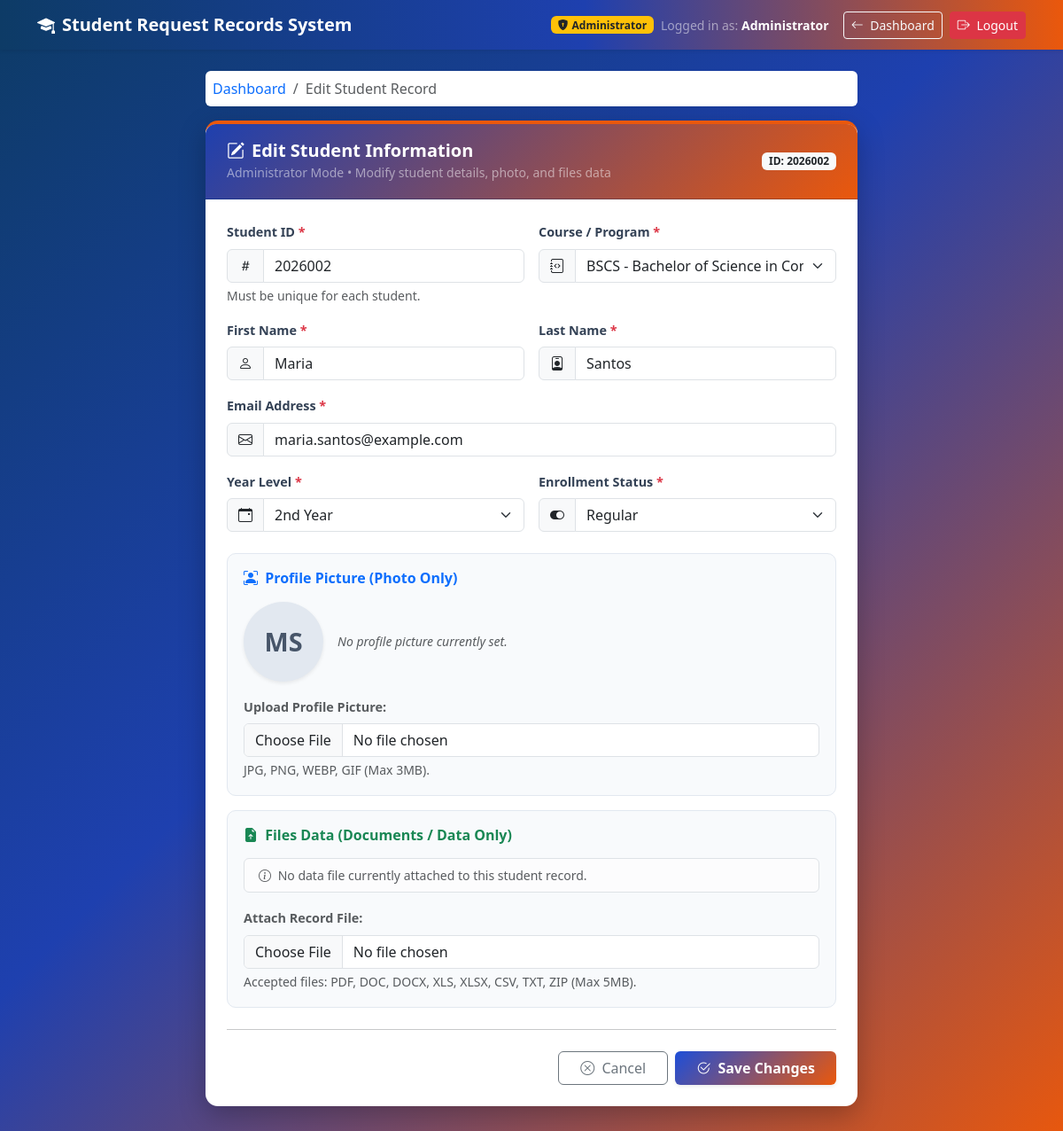
/edit_student.php?id=2 (signed in), run on the app's committed database.
### tables this page shows
CREATE TABLE `students` (
  `id` INT(11) NOT NULL AUTO_INCREMENT,
  `user_id` INT(11) DEFAULT NULL,
  `student_id` VARCHAR(50) NOT NULL UNIQUE,
  `first_name` VARCHAR(100) NOT NULL,
  `last_name` VARCHAR(100) NOT NULL,
  `email` VARCHAR(150) NOT NULL,
  `course` VARCHAR(100) NOT NULL,
  `year_level` INT(11) NOT NULL,
  `status` VARCHAR(50) NOT NULL DEFAULT 'Regular',
  `profile_picture` VARCHAR(255) DEFAULT NULL,
  `record_file` VARCHAR(255) DEFAULT NULL,
  `created_at` TIMESTAMP NOT NULL DEFAULT CURRENT_TIMESTAMP,
  `updated_at` TIMESTAMP NOT NULL DEFAULT CURRENT_TIMESTAMP ON UPDATE CURRENT_TIMESTAMP,
  PRIMARY KEY (`id`)
);

### edit_student.php (the view, shortened to what the rows shown need)
<?php
require_once 'db_connection.php';
$student_id_val      = "";
$first_name_val      = "";
$last_name_val       = "";
$email_val           = "";
$course_val          = "";
$year_level_val      = 1;
$status_val          = "Regular";
$profile_picture_val = null;
$id_param = intval($_GET['id'] ?? ($_POST['id'] ?? 0));
if ($id_param > 0) {
    $fetchSql = "SELECT * FROM students WHERE id = ?";
    $fetchStmt = $conn->prepare($fetchSql);
    $fetchStmt->bind_param("i", $id_param);
    $fetchStmt->execute();
    $result = $fetchStmt->get_result();
    if ($result && $result->num_rows === 1) {
        $student = $result->fetch_assoc();
        $student_id_val      = $student['student_id'];
        $first_name_val      = $student['first_name'];
        $last_name_val       = $student['last_name'];
        $email_val           = $student['email'];
        $course_val          = $student['course'];
        $year_level_val      = $student['year_level'];
        $status_val          = $student['status'];
        $profile_picture_val = $student['profile_picture'] ?? null;
    } else {
        $_SESSION['error'] = "Student record not found.";
        header("Location: dashboard.php");
        exit();
    }
} else {
    $_SESSION['error'] = "Invalid student record ID.";
    header("Location: dashboard.php");
    exit();
}
?>
<!DOCTYPE html>
<html lang="en">
<head>
    <link href="https://cdn.jsdelivr.net/npm/bootstrap@5.3.0/dist/css/bootstrap.min.css" rel="stylesheet">
    <link href="https://cdn.jsdelivr.net/npm/bootstrap-icons@1.11.1/font/bootstrap-icons.css" rel="stylesheet">
</head>
<body>
<div class="container pb-5">
    <div class="row justify-content-center">
        <div class="col-lg-8 col-md-10">
            <div class="card card-custom">
                <div class="card-header card-header-custom d-flex align-items-center justify-content-between">
                    <div>
                        <h5 class="mb-0 fw-bold">
                        </h5>
                        <small class="text-white-50">Administrator Mode &bull; Modify student details, photo, and files data</small>
                    </div>
                    <span class="badge bg-light text-dark">ID: <?= htmlspecialchars($student_id_val); ?></span>
                </div>
                <div class="card-body p-4">
                    <form method="POST" action="edit_student.php" enctype="multipart/form-data">
                        <div class="row g-3">
                            <div class="col-md-6">
                                <div class="input-group">
                                    <span class="input-group-text"><i class="bi bi-hash"></i></span>
                                    <input type="text" class="form-control" id="student_id" name="student_id"
                                           value="<?= htmlspecialchars($student_id_val); ?>" required>
                                </div>
                            </div>
                            <div class="col-md-6">
                                <div class="input-group">
                                    <span class="input-group-text"><i class="bi bi-journal-code"></i></span>
                                    <select class="form-select" id="course" name="course" required>
                                        <option value="BSCS" <?= ($course_val === 'BSCS') ? 'selected' : ''; ?>>BSCS - Bachelor of Science in Computer Science</option>
                                    </select>
                                </div>
                            </div>
                            <div class="col-md-6">
                                <div class="input-group">
                                    <span class="input-group-text"><i class="bi bi-person"></i></span>
                                    <input type="text" class="form-control" id="first_name" name="first_name"
                                           value="<?= htmlspecialchars($first_name_val); ?>" required>
                                </div>
                            </div>
                            <div class="col-md-6">
                                <div class="input-group">
                                    <span class="input-group-text"><i class="bi bi-person-badge"></i></span>
                                    <input type="text" class="form-control" id="last_name" name="last_name"
                                           value="<?= htmlspecialchars($last_name_val); ?>" required>
                                </div>
                            </div>
                            <div class="col-md-12">
                                <div class="input-group">
                                    <span class="input-group-text"><i class="bi bi-envelope"></i></span>
                                    <input type="email" class="form-control" id="email" name="email"
                                           value="<?= htmlspecialchars($email_val); ?>" required>
                                </div>
                            </div>
                            <div class="col-md-6">
                                <div class="input-group">
                                    <span class="input-group-text"><i class="bi bi-calendar-event"></i></span>
                                    <select class="form-select" id="year_level" name="year_level" required>
                                        <option value="2" <?= ($year_level_val == 2) ? 'selected' : ''; ?>>2nd Year</option>
                                    </select>
                                </div>
                            </div>
                            <div class="col-md-6">
                                <div class="input-group">
                                    <span class="input-group-text"><i class="bi bi-toggle-on"></i></span>
                                    <select class="form-select" id="status" name="status" required>
                                        <option value="Regular" <?= ($status_val === 'Regular') ? 'selected' : ''; ?>>Regular</option>
                                    </select>
                                </div>
                            </div>
                            <div class="col-md-12 mt-4">
                                <div class="section-box">
                                    <div class="row align-items-center g-3 mb-3">
                                        <div class="col-auto">
                                            <?php if (!empty($profile_picture_val) && record_file_exists($profile_picture_val)): ?>
                                                <img src="download_file.php?file=<?= urlencode($profile_picture_val); ?>&action=view"
                                                     alt="Profile Picture" class="avatar-lg shadow-sm" id="currentPicImg">
                                            <?php else: ?>
                                                <div class="avatar-initials-lg shadow-sm" id="initialsAvatar">
                                                    <?= strtoupper(substr($first_name_val, 0, 1) . substr($last_name_val, 0, 1)); ?>
                                                </div>
                                            <?php endif; ?>
                                        </div>
                                    </div>
                                </div>
                            </div>
                        </div>
                    </form>
                </div>
            </div>
        </div>
    </div>
</div>
</body>
</html>

### data on the page
students: student "2026002", student_id "2026002", course "BSCS - Bachelor of Science in Computer Science", first_name "Maria", last_name "Santos", email "maria.santos@example.com", year_level "2nd Year", status "Regular", first_name+last_name "MS"

### other printed values
$_SESSION['full_name'] "Administrator"
